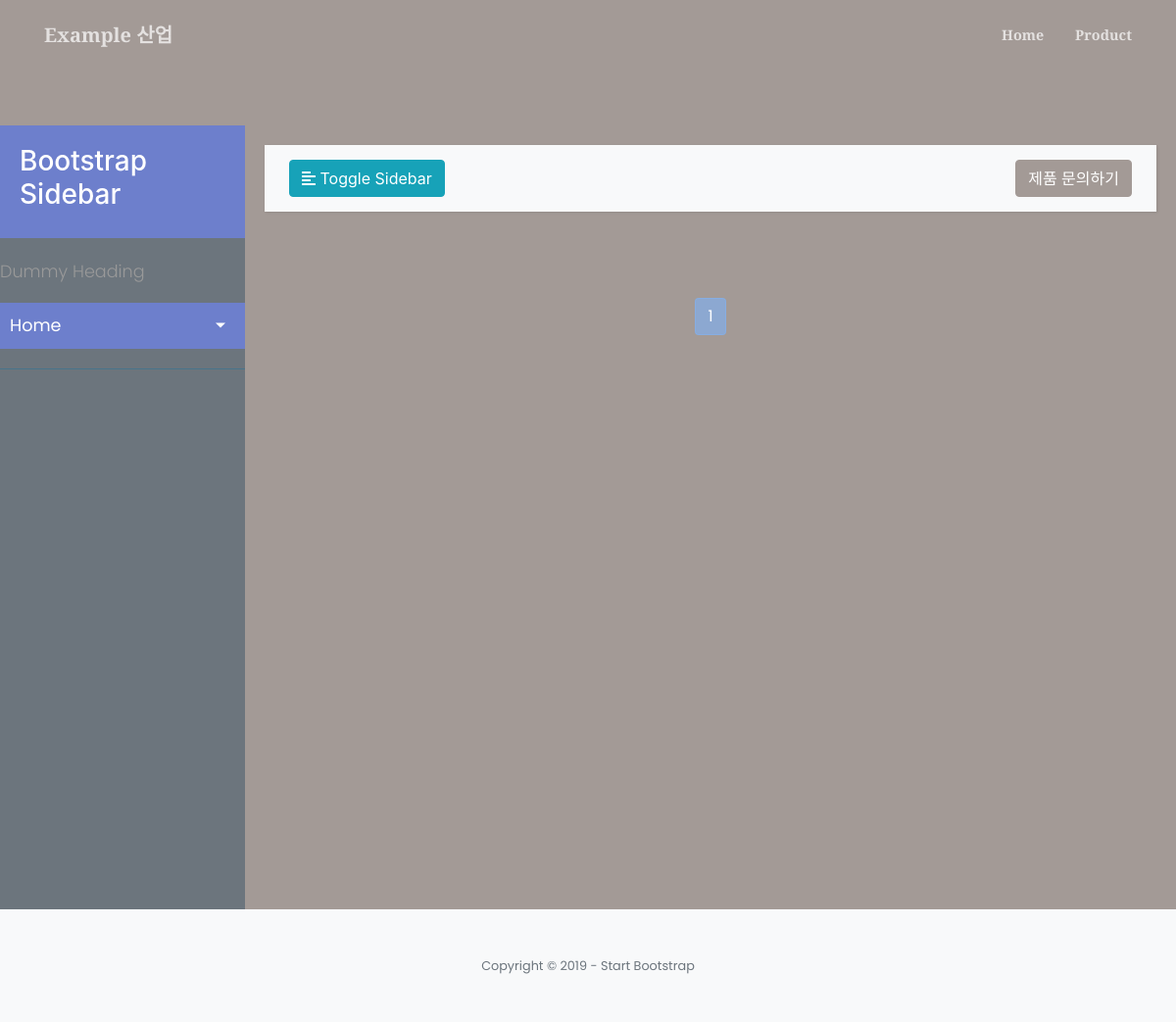
The app's page /products/?kind=카테고리1&page=1, older data.
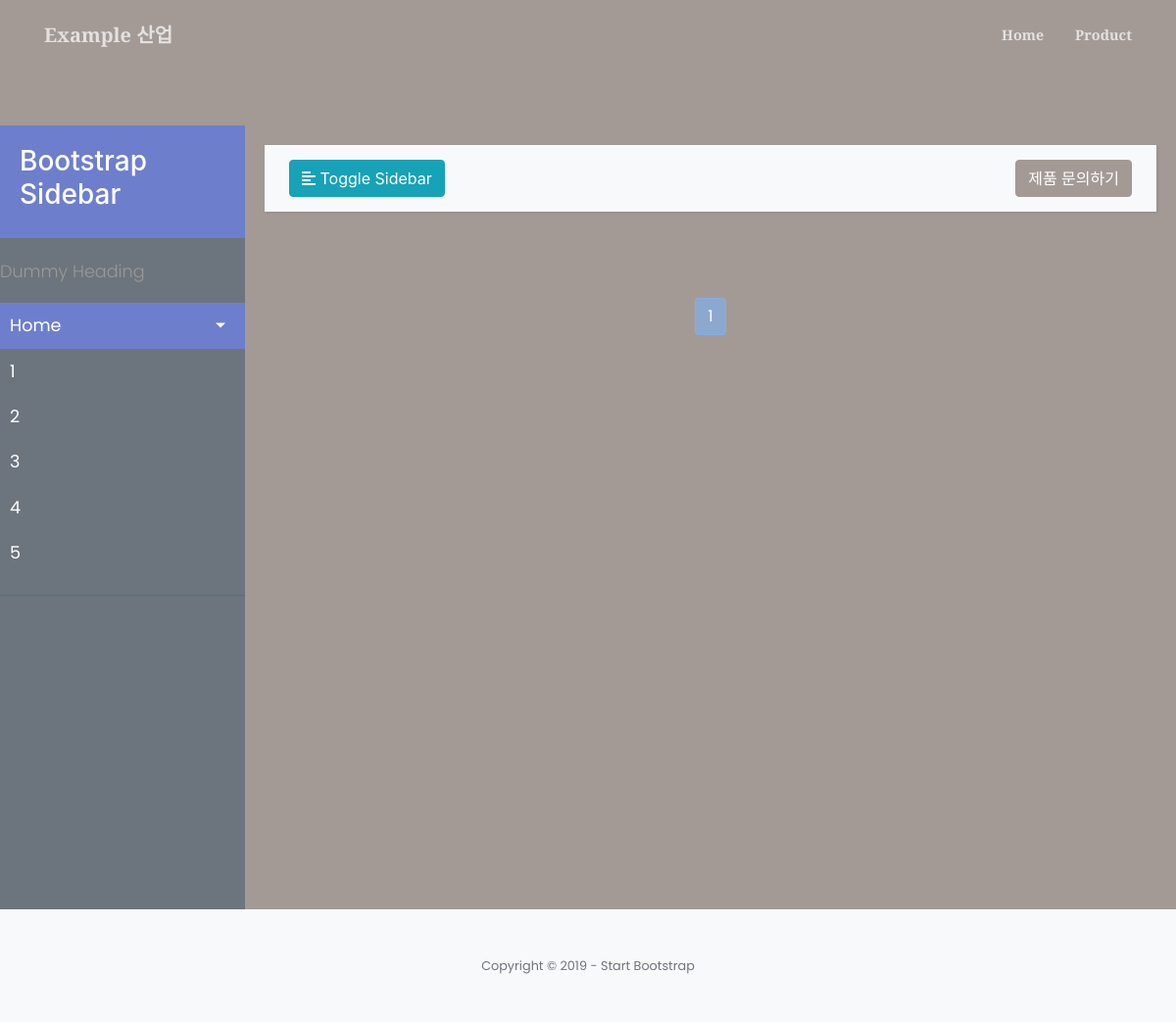
The same page, newer data.
### products/models.py (models this page shows)
class KindOfProduct(models.Model):
    name = models.CharField(max_length=100, primary_key=True)    # 상품종류 이름
    def __str__(self):
        return self.name

### products/views.py (the view)
# urls.py: path('', views.main, name="main"),
def main(request):
    kinds = KindOfProduct.objects.all()
    kind = request.GET.get('kind')
    if kind==None: # 만약에 kind 데이터가 없다면...
        kind = KindOfProduct.objects.first() # 제일 첫번째 kind 객체를 사용한다.
    products = Product.objects.filter(kindOf = kind)
    paginator = Paginator(products, 3) # Show 3 contacts per page
    page = request.GET.get('page')
    contacts = paginator.get_page(page)
    context = {
        "error":error_handeler(request, False, ""), # 에러를 제거하기 위한 사용 김영환
        "title":"Chang-Won",
        "products": products,
        "kinds": kinds,
        "path": request.path,   # 현재 경로를 식별하기 위한 값 09.11.09 김영환
        "contacts": contacts,
        "kind": kind
    }
    return render(request, 'products/index.html', context)

### products/views.py (called while the page is built)
def error_handeler(request, active, msg):
    err_msg = ""
    if request.session.get('error', False) and not active:
        err_msg = request.session['error']
        del request.session['error']
    elif active == True:
        request.session['error'] = msg
    return err_msg

### products/templates/products/index.html (shortened to what this page needs)
{% extends 'mainsite/layout.html' %}
{% load i18n %}
{% load staticfiles %}
{% block contents %}
<section class="page-section bg-primary" id="products" style="padding-bottom: 0">
    <div class="wrapper">
        <nav id="sidebar" class=" bg-secondary text-white">
            <div class="sidebar-header">
                <h3>Bootstrap Sidebar</h3>
            </div>
            <ul class="list-unstyled components">
                <p>Dummy Heading</p>
                <li class="active">
                    <a href="#homeSubmenu" data-toggle="collapse" aria-expanded="false" class="dropdown-toggle">Home</a>
                </li>
                {% for kind in kinds %}
                <li>
                    <a class="kinds" href="/products?kind={{kind}}">{{ kind }}</a>
                </li>
                {% endfor %}
            </ul>
        </nav>
        <div id="content">
            <nav class="navbar navbar-expand-lg navbar-light bg-light">
                <div class="container-fluid">
                    <button type="button" id="sidebarCollapse" class="btn btn-info">
                        <i class="fas fa-align-left"></i>
                        <span>Toggle Sidebar</span>
                    </button>
                    <button type="button" data-toggle="modal" class="btn btn-primary" data-target="#myModal" onclick = "order_private()">제품 문의하기</button>
                </div>
            </nav>
{% block product %}
            <nav aria-label="Page navigation" style="display: flex; justify-content: center; margin-top: 3rem;">
                <ul class="pagination">
                    {% for i in contacts.paginator.page_range %}
                    <li class="page-item {% if i == contacts.number %}active{% endif %}">
                        <a class="page-link" href="?kind={{ kind }}&page={{i}}">{{ i }}</a>
                    </li>
                    {% endfor %}
                </ul>
            </nav>
        </div>
    </div>
{% endblock %}
</section>
{% endblock %}

Row changes from the older to the newer data that the page shows:
added KindOfProduct: name "1"
added KindOfProduct: name "2"
added KindOfProduct: name "3"
added KindOfProduct: name "4"
added KindOfProduct: name "5"
